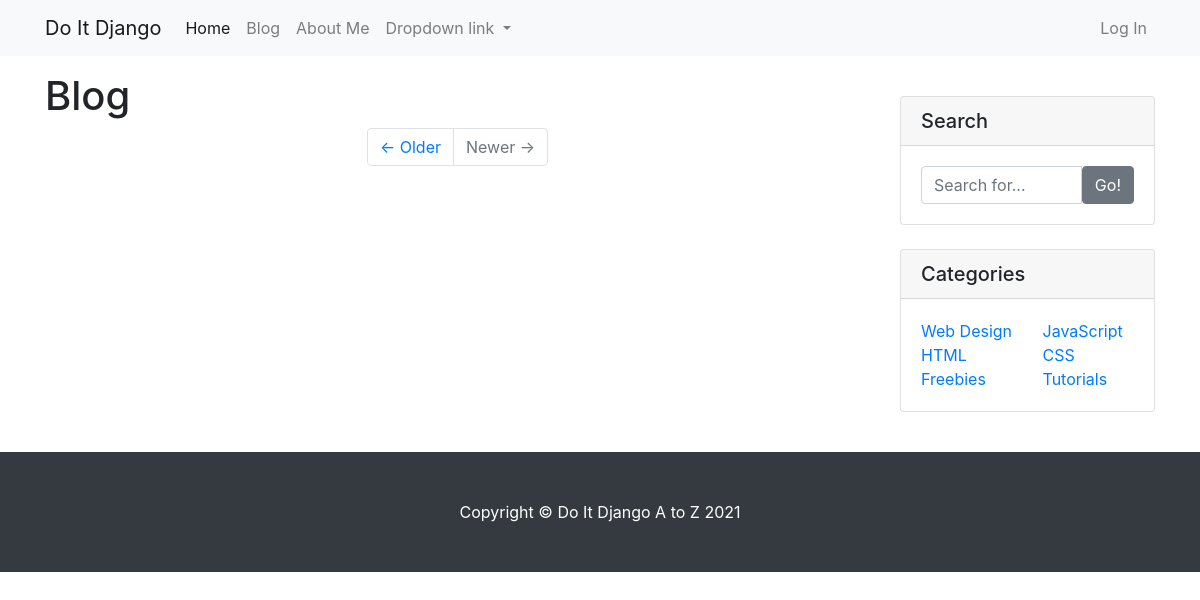
The page /blog/ on the database as committed earlier.
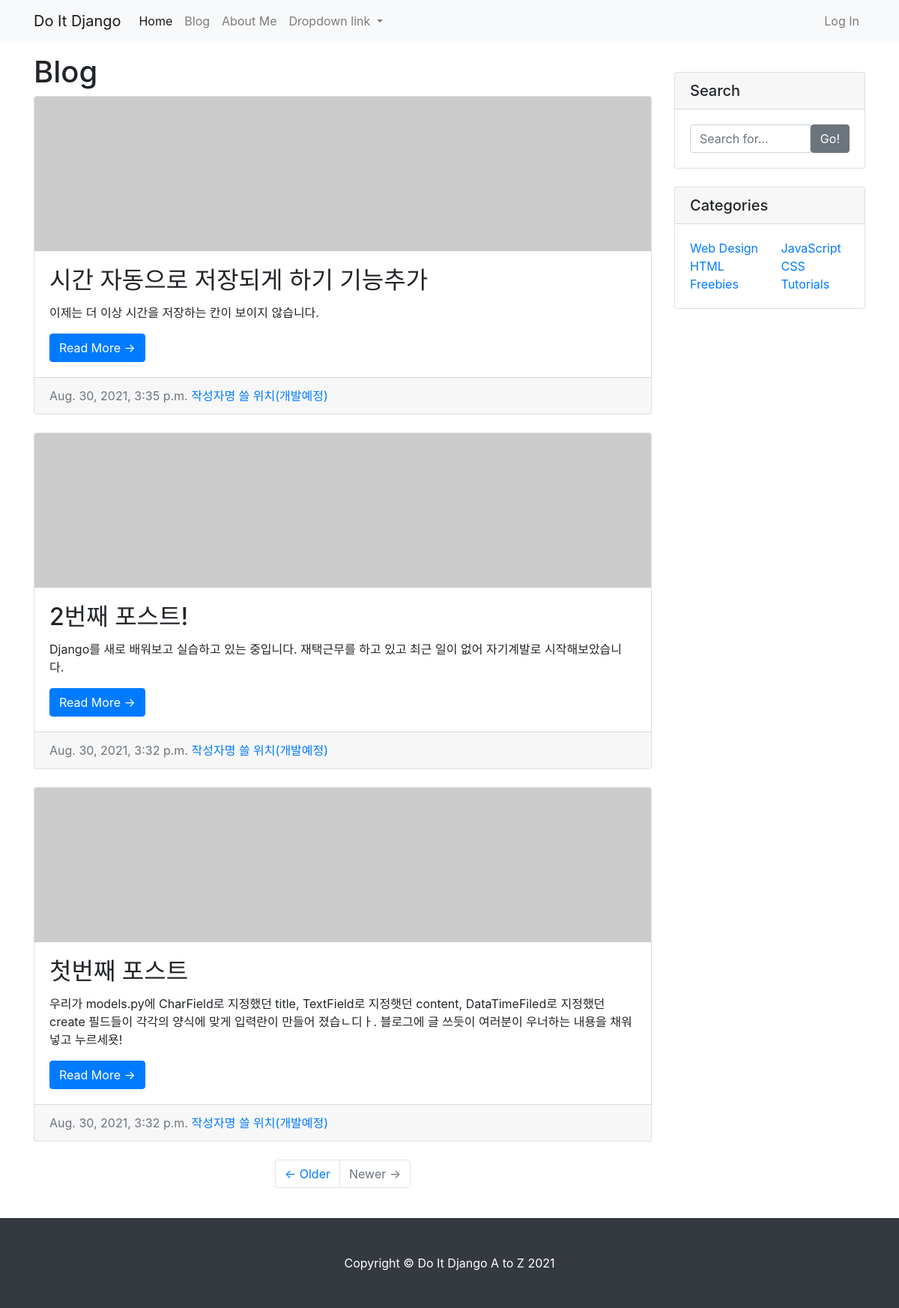
The same page on the database as committed later.
### blog/models.py (models this page shows, shortened)
class Post(models.Model):
    title = models.CharField(max_length=30)
    content = models.TextField()
    head_image = models.ImageField(upload_to ='blog/images/%Y/%m/%d/', blank = True)
    file_upload = models.FileField(upload_to='blog/files/%Y/%m/%d/', blank = True)
    created_at = models.DateTimeField(auto_now_add=True)
    updated_at = models.DateTimeField(auto_now=True)
    def get_absolute_url(self):
        return f'/blog/{self.pk}/'

### blog/views.py (the view)
# urls.py: path('',views.PostList.as_view()),
class PostList(ListView):
    model = Post
    ordering = '-pk' # pk값을 역순으로 정렬

### blog/templates/blog/post_list.html (shortened to what this page needs)
<!DOCTYPE html>
{% load static %}
<html>
<head>
    <link rel="stylesheet" href="{% static 'blog/bootstrap/bootstrap.min.css' %}" media="screen">
</head>
<body>
    <nav class="navbar navbar-expand-lg navbar-light bg-light">
        <div class="container">
            <a class="navbar-brand" href="./index.html">Do It Django</a>
            <div class="collapse navbar-collapse" id="navbarNavDropdown">
                <ul class="navbar-nav">
                    <li class="nav-item active">
                        <a class="nav-link" href="./index.html">Home <span class="sr-only">(current)</span></a>
                    </li>
                    <li class="nav-item">
                        <a class="nav-link" href="./blog_list.html">Blog</a>
                    </li>
                    <li class="nav-item">
                        <a class="nav-link" href="./about_me.html">About Me</a>
                    </li>
                    <li class="nav-item dropdown">
                        <a class="nav-link dropdown-toggle" href="#" id="navbarDropdownMenuLink" role="button"
                            data-toggle="dropdown" aria-haspopup="true" aria-expanded="false">
                            Dropdown link
                        </a>
                    </li>
                </ul>
                <ul class="navbar-nav ml-auto">
                    <li class="nav-item">
                        <a class="nav-link" href="#" data-toggle="modal" data-target="#loginModal">Log In</a>
                    </li>
                </ul>
            </div>
        </div>
    </nav>
    <div class="container my-3">
        <div class="row">
            <div class="col-md-8 col-lg-9">
                <h1>Blog</h1>
                {% for p in post_list %}
                <div class="card mb-4">
                    {% if p.head_image %}
                        <img class="card-img-top" src="{{p.head_image.url}}" alt="{{ p }} head image">
                    {% else %}
                    <img class="card-img-top" src="https://picsum.photos/seed/{{ p.id }}/800/200" alt="random_image">
                    {% endif %}
                    <div class="card-body">
                        <h2 class="card-title">{{ p.title }}</h2>
                        <p class="card-text">{{ p.content }}</p>
                        <a href="{{ p.get_absolute_url }}" class="btn btn-primary">Read More &rarr;</a>
                    </div>
                    <div class="card-footer text-muted">
                        {{ p.created_at }}
                        <a href="#">작성자명 쓸 위치(개발예정)</a>
                    </div>
                </div>
                {% endfor %}
                <ul class="pagination justify-content-center mb-4">
                    <li class="page-item">
                        <a class="page-link" href="#">&larr; Older</a>
                    </li>
                    <li class="page-item disabled">
                        <a class="page-link" href="#">Newer &rarr;</a>
                    </li>
                </ul>
            </div>
            <div class="col-md-4 col-lg-3">
                <div class="card my-4">
                    <h5 class="card-header">Search</h5>
                    <div class="card-body">
                        <div class="input-group">
                            <input type="text" class="form-control" placeholder="Search for...">
                            <span class="input-group-btn">
                                <button class="btn btn-secondary" type="button">Go!</button>
                            </span>
                        </div>
                    </div>
                </div>
                <div class="card my-4">
                    <h5 class="card-header">Categories</h5>
                    <div class="card-body">
                        <div class="row">
                            <div class="col-lg-6">
                                <ul class="list-unstyled mb-0">
                                    <li>
                                        <a href="#">Web Design</a>
                                    </li>
                                    <li>
                                        <a href="#">HTML</a>
                                    </li>
                                    <li>
                                        <a href="#">Freebies</a>
                                    </li>
                                </ul>
                            </div>
                            <div class="col-lg-6">
                                <ul class="list-unstyled mb-0">
                                    <li>
                                        <a href="#">JavaScript</a>
                                    </li>
                                    <li>
                                        <a href="#">CSS</a>
                                    </li>
                                    <li>
                                        <a href="#">Tutorials</a>
                                    </li>
                                </ul>
                            </div>
                        </div>
                    </div>
                </div>
            </div>
        </div>
    </div>
    <footer class="py-5 bg-dark">
        <div class="container">
            <p class="m-0 text-center text-white">
                Copyright &copy; Do It Django A to Z 2021
            </p>
        </div>
    </footer>
</body>
</html>

Rows that differ between the two databases and show on the page:
added Post: title "시간 자동으로 저장되게 하기 기능추가", content "이제는 더 이상 시간을 저장하는 칸이 보이지 않습니다.", created_at "Aug. 30, 2021, 3:35 p.m."
added Post: title "2번째 포스트!", content "Django를 새로 배워보고 실습하고 있는 중입니다. 재택근무를 하고 있고 최근 일이 없어 자기계발로 시작해보았습니다.", created_at "Aug. 30, 2021, 3:32 p.m."
added Post: title "첫번째 포스트", content "우리가 models.py에 CharField로 지정했던 title, TextField로 지정햇던 content, DataTimeFiled로 지정했던 create 필드들이 각각의 양식에 맞게 입력란이 만들어 졌습ㄴ디ㅏ. 블로그에 글 쓰듯이 여러분이 우너하는 내용을 채워넣고 누르세욧!", created_at "Aug. 30, 2021, 3:32 p.m."
